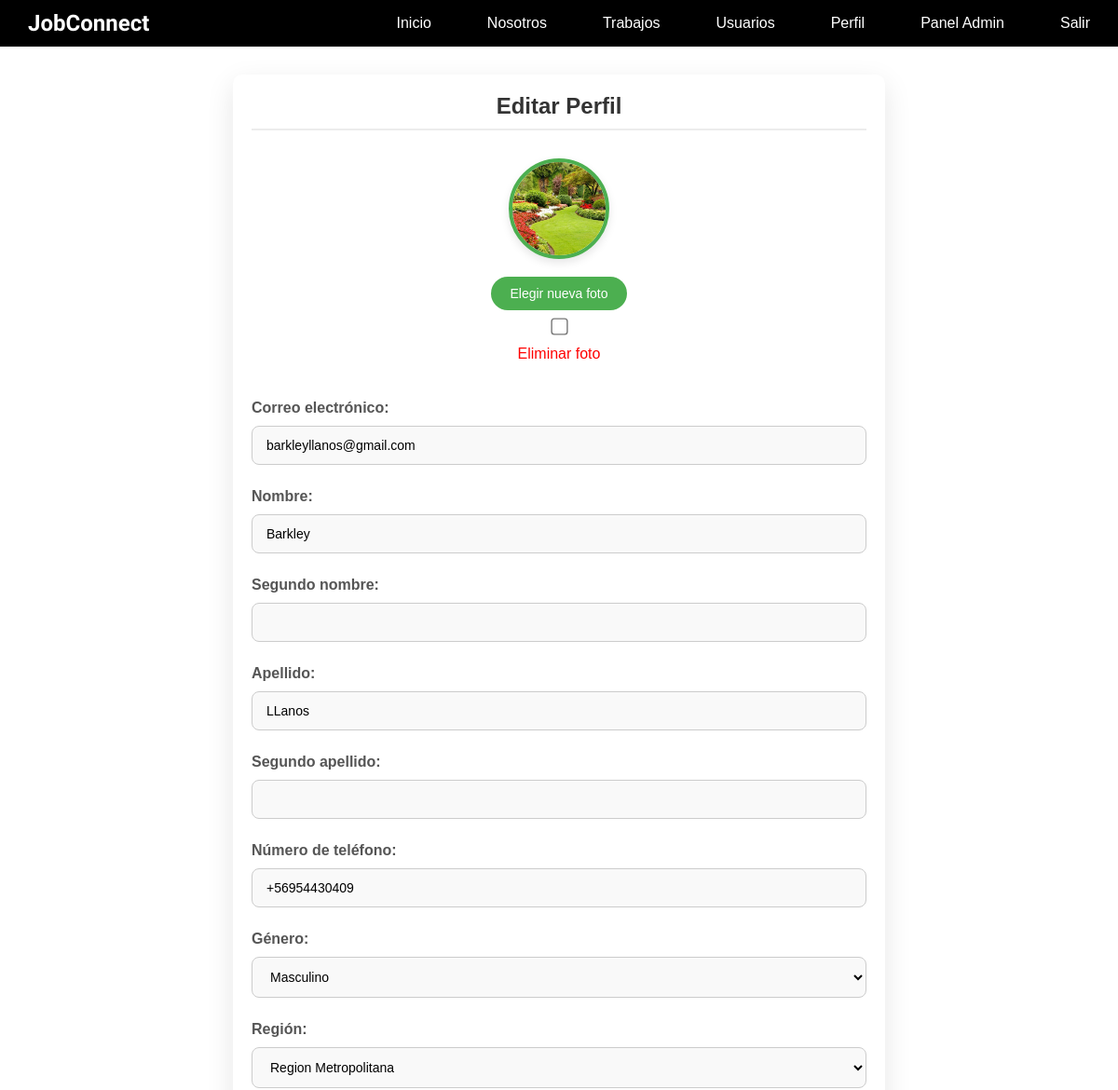
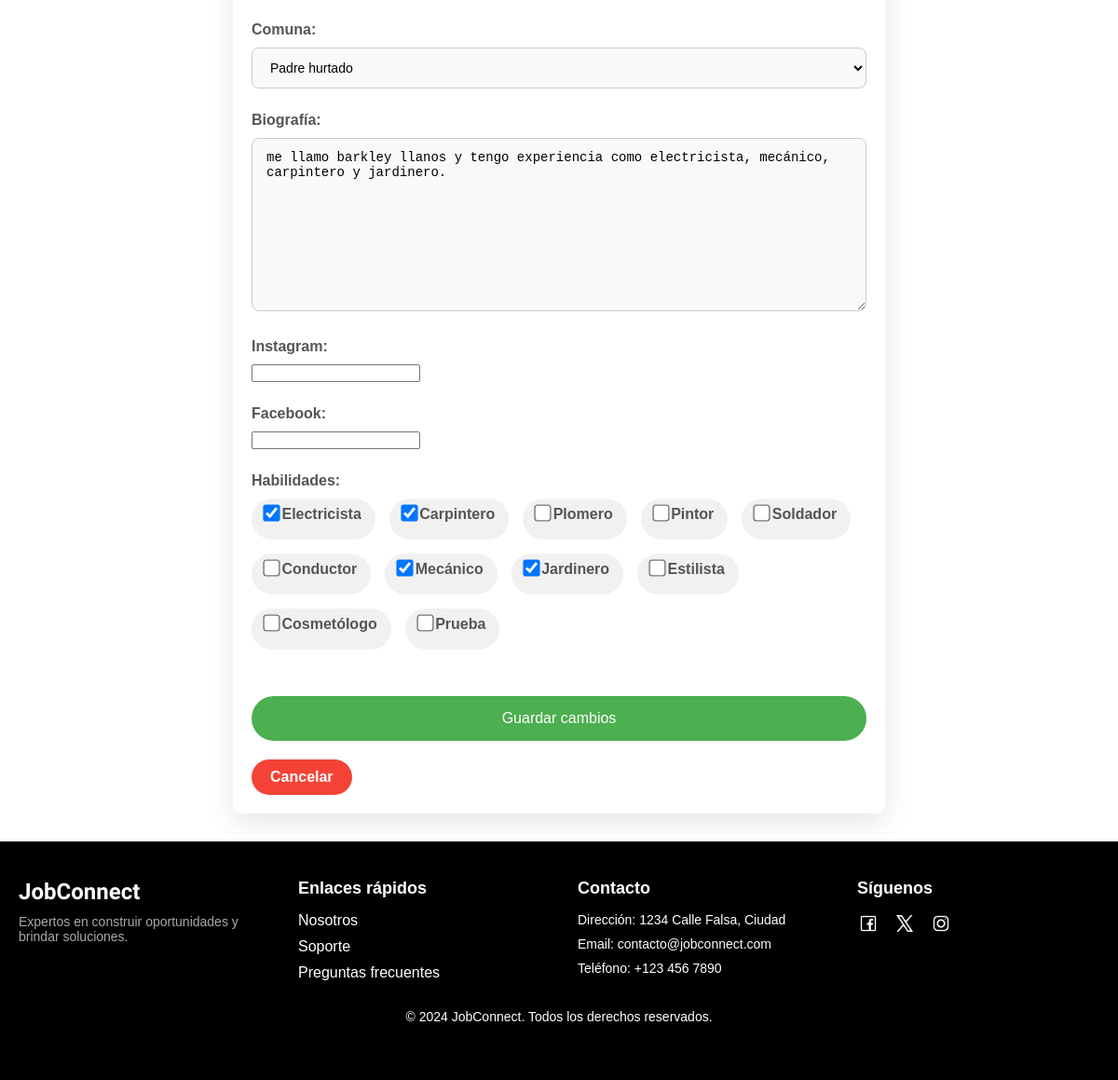
/usuarios/editar_perfil/16/ (signed in), run on an earlier commit of the app's database (2 pictures, top to bottom).
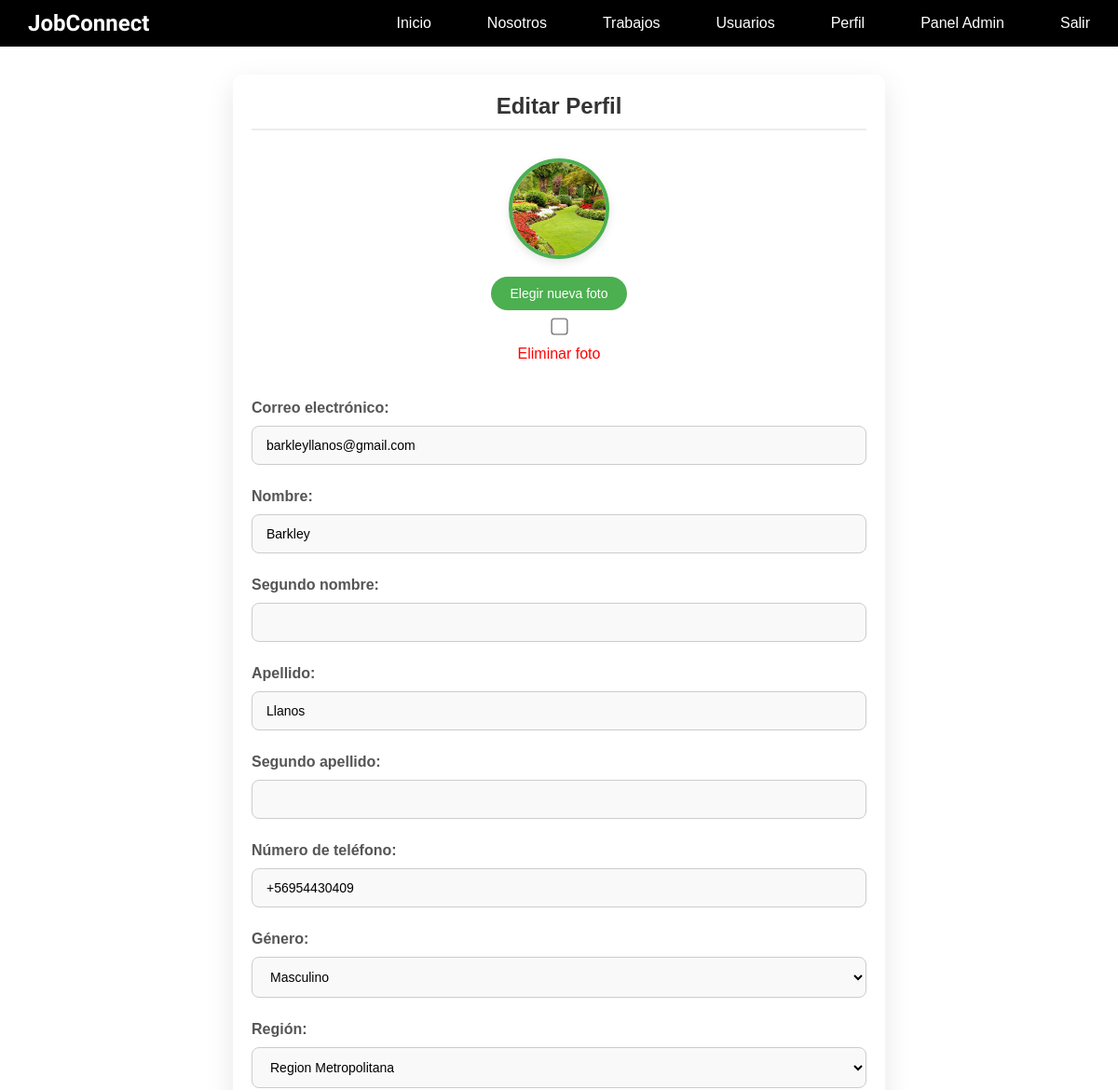
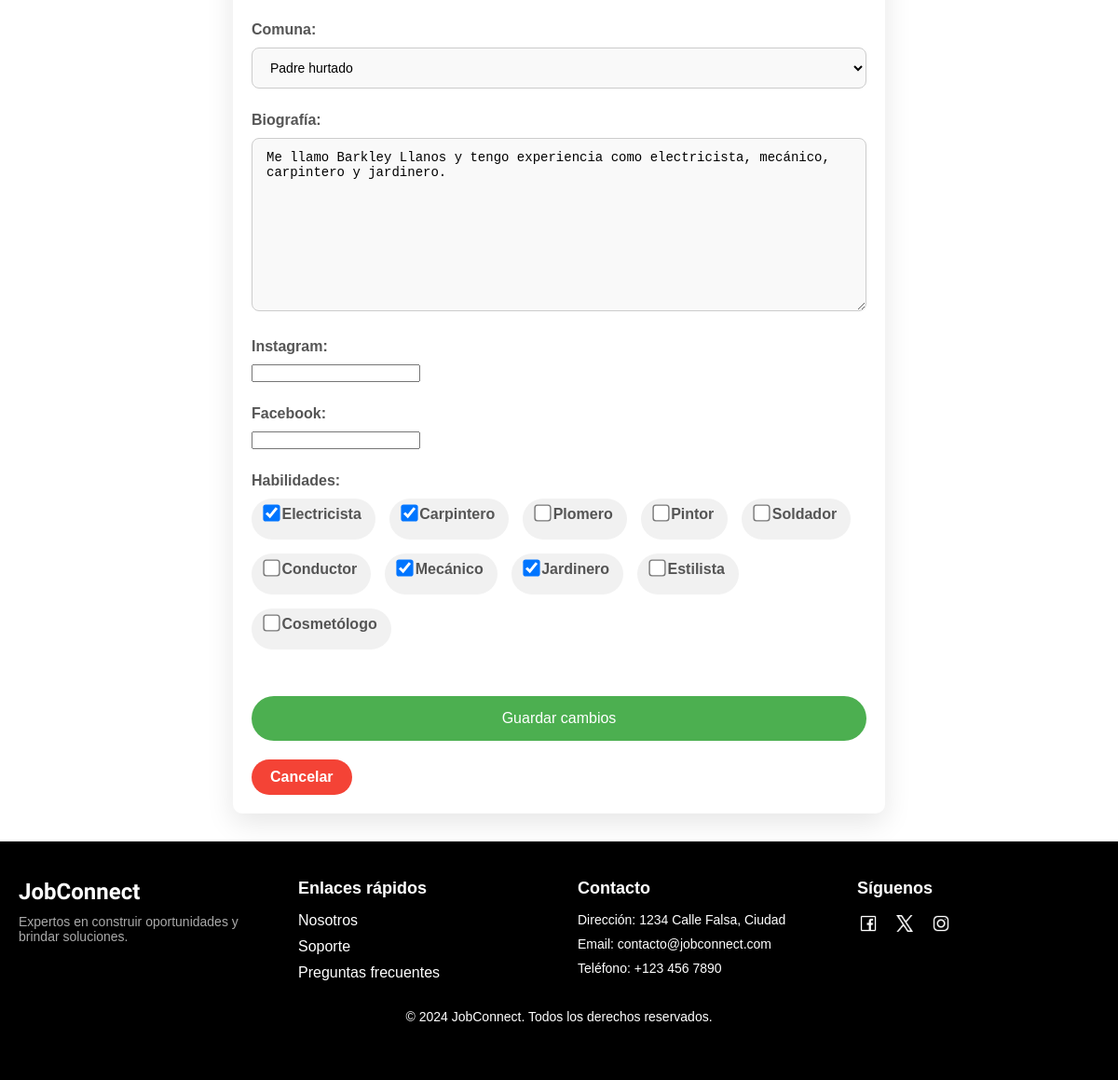
And on a later commit of the database (2 pictures, top to bottom).
### usuarios/models.py (models this page shows, shortened)
class CustomUser(AbstractBaseUser, PermissionsMixin):
    NATIONALITY_CHOICES = [
        ('CL', 'Chilena'),
        ('AR', 'Argentina'),
        ('BR', 'Brasileña'),
        ('VE', 'Venezolana'),
        ('PE', 'Peruana'),
        ('CO', 'Colombiana'),
    ]
    GENERO_CHOICES = [
        ('M', 'Masculino'),
        ('F', 'Femenino'),
        ('O', 'Otro')
    ]
    email = models.EmailField(unique=True)
    rut = models.CharField(max_length=12)
    first_name = models.CharField(max_length=30)
    s_nombre = models.CharField(max_length=30, blank=True, null=True)
    last_name = models.CharField(max_length=30)
    s_apellido = models.CharField(max_length=30, blank=True, null=True)
    fecha_nacimiento = models.DateField(validators=[validar_fecha_nacimiento])
    region = models.ForeignKey(Region, on_delete=models.SET_NULL, null=True, blank=True)
    comuna = models.ForeignKey(Comuna, on_delete=models.SET_NULL, null=True, blank=True)
    bio = models.TextField(max_length=500, blank=True)
    foto_perfil = models.ImageField(upload_to='perfiles/', null=True, blank=True)
    numero_telefono = models.CharField(
        max_length=15,
        validators=[RegexValidator(r'^\+?1?\d{9,15}$', message="El número debe estar en el formato: +999999999")]
    )
    genero = models.CharField(max_length=1, choices=GENERO_CHOICES)
    nacionalidad = models.CharField(max_length=15, choices=NATIONALITY_CHOICES)
    instagram = models.URLField(max_length=150, blank=True, null=True)
    facebook = models.URLField(max_length=150, blank=True, null=True)
    trabajos_realizados = models.PositiveIntegerField(default=0)
    trabajos_solicitados = models.PositiveIntegerField(default=0)
    is_active = models.BooleanField(default=True)
    is_staff = models.BooleanField(default=False)
    habilidades = models.ManyToManyField('Habilidades', blank=True)
    USERNAME_FIELD = 'email'
    REQUIRED_FIELDS = ['rut', 'first_name', 'last_name', 'fecha_nacimiento', 'numero_telefono', 'genero', 'nacionalidad']
    objects = CustomUserManager()
    groups = models.ManyToManyField('auth.Group', related_name='customuser_set', blank=True)
    user_permissions = models.ManyToManyField('auth.Permission', related_name='customuser_set', blank=True)

### usuarios/views.py (the view, shortened to what this page needs)
# urls.py: path('editar_perfil/<int:usuario_id>/', views.EditarPerfilView.as_view(), name='editar_perfil_admin'),
class EditarPerfilView(LoginRequiredMixin, View):
    def get(self, request, usuario_id=None):
        if request.user.is_staff and usuario_id:
            usuario = get_object_or_404(CustomUser, pk=usuario_id)
        else:
            usuario = request.user  # El usuario solo puede editar su propio perfil
        form = UserEditForm(instance=usuario)
        return render(request, 'usuarios/editar_perfil.html', {'form': form, 'usuario': usuario})

### usuarios/models.py (called while the page is built)
    def __str__(self):
        return self.nombre

    def __str__(self):
        return self.nombre

    def __str__(self):
        return self.nombre

### usuarios/templates/usuarios/editar_perfil.html (shortened to what the changed rows need)
{% extends 'core/base.html' %}
{% load static %}
{% block extra_css %}
    <link rel="stylesheet" type="text/css" href="{% static 'usuarios/css/editar_perfil.css' %}">
    <link rel="stylesheet" href="https://cdnjs.cloudflare.com/ajax/libs/lightbox2/2.11.5/css/lightbox.min.css"
 />
{% endblock %}
{% block content %}
<div class="form-container">
    <h1 class="form-title">Editar Perfil</h1>
    <form method="post" enctype="multipart/form-data" class="edit-profile-form">
        <div class="form-columns">
            <div class="column">
                <div class="form-group">
                    <label for="id_email" class="form-label">Correo electrónico:</label>
                    {{ form.email }}
                </div>
                <div class="form-group">
                    <label for="id_first_name" class="form-label">Nombre:</label>
                    {{ form.first_name }}
                </div>
                <div class="form-group">
                    <label for="id_s_nombre" class="form-label">Segundo nombre:</label>
                    {{ form.s_nombre }}
                </div>
                <div class="form-group">
                    <label for="id_last_name" class="form-label">Apellido:</label>
                    {{ form.last_name }}
                </div>
                <div class="form-group">
                    <label for="id_s_apellido" class="form-label">Segundo apellido:</label>
                    {{ form.s_apellido }}
                </div>
                <div class="form-group">
                    <label for="id_numero_telefono" class="form-label">Número de teléfono:</label>
                    {{ form.numero_telefono }}
                </div>
            </div>
            <div class="column">
                <div class="form-group">
                    <label for="id_genero" class="form-label">Género:</label>
                    {{ form.genero }}
                </div>
                <div class="form-group">
                    <label for="id_region" class="form-label">Región:</label>
                    {{ form.region }}
                </div>
                <div class="form-group">
                    <label for="id_comuna" class="form-label">Comuna:</label>
                    {{ form.comuna }}
                </div>
                <div class="form-group">
                    <label for="id_bio" class="form-label">Biografía:</label>
                    {{ form.bio }}
                </div>
                <div class="form-group">
                    <label for="id_instagram" class="form-label">Instagram:</label>
                    {{ form.instagram }}
                </div>
                <div class="form-group">
                    <label for="id_facebook" class="form-label">Facebook:</label>
                    {{ form.facebook }}
                </div>
                <div class="form-group">
                    <div class="habilidades-container">
                        {% for habilidad in form.habilidades %}
                            <div class="habilidad-item">
                                {{ habilidad }}
                            </div>
                        {% endfor %}
                    </div>
                </div>
            </div>
        </div>
    </form>
</div>
{% endblock %}

What changed in the data, as far as the page shows it:
changed CustomUser "barkleyllanos@gmail.com": last_name "LLanos" → "Llanos"; bio "me llamo barkley llanos y tengo experiencia como electricista, mecánico, carpintero y jardinero." → "Me llamo Barkley Llanos y tengo experiencia como electricista, mecánico, carpintero y jardinero."
Also different on the page:
list line gone: "☐ Prueba"
